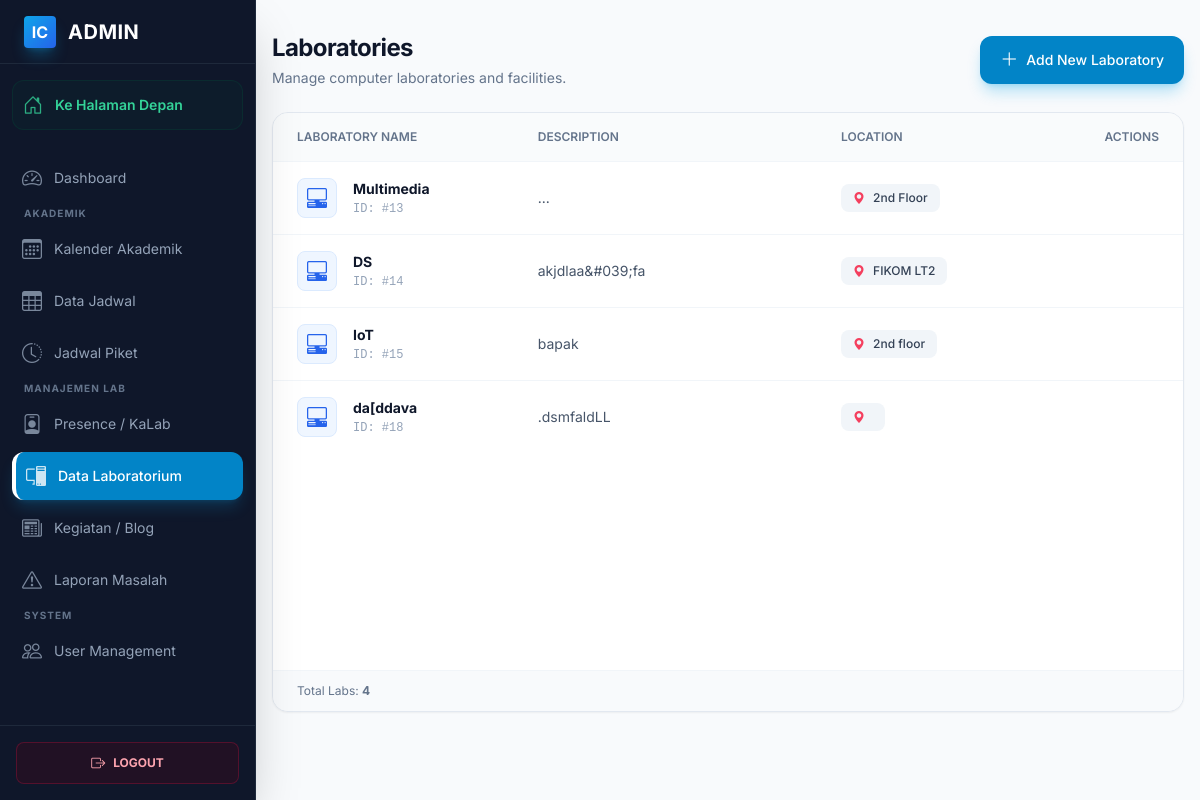
Before: /public/admin/laboratories (signed in) with the older database file.
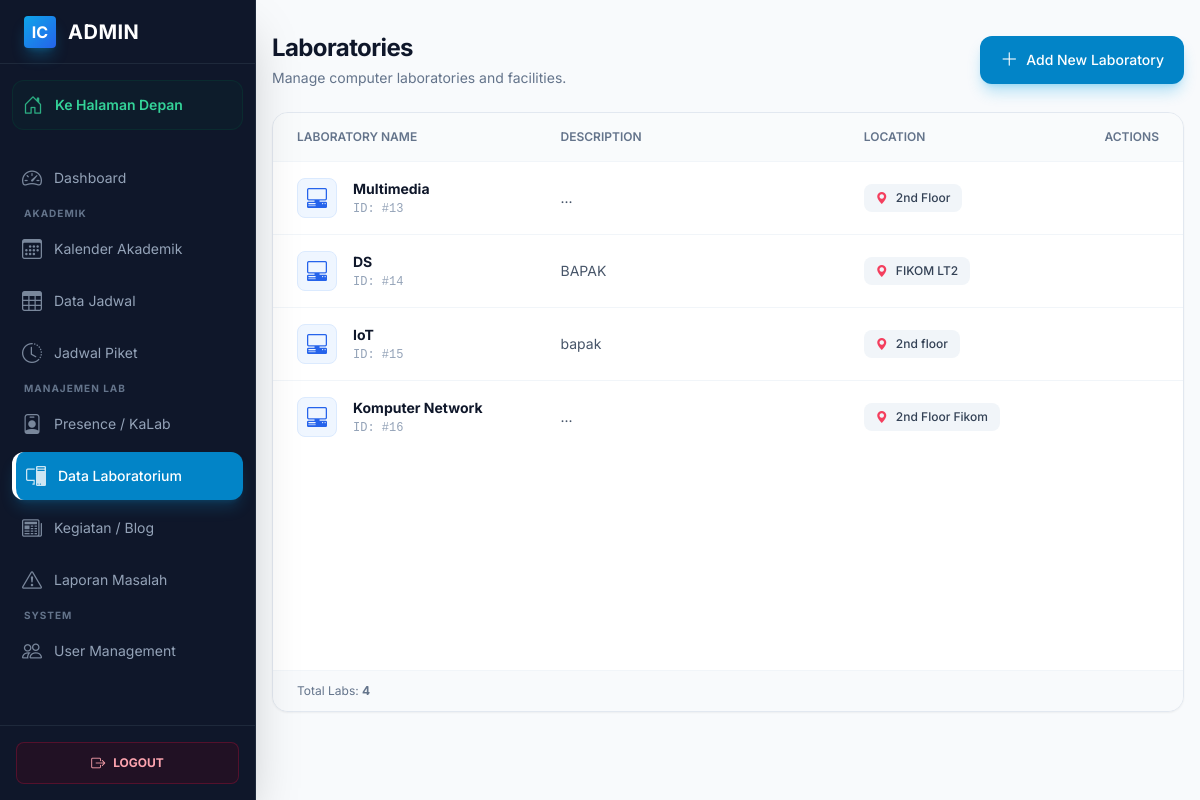
After: the same page with the newer database file.
### tables this page shows
CREATE TABLE `laboratories` (
  `id` int(11) NOT NULL,
  `lab_name` varchar(100) NOT NULL,
  `image` varchar(255) DEFAULT NULL,
  `description` text DEFAULT NULL,
  `pc_count` int(11) DEFAULT 0,
  `tv_count` int(11) DEFAULT 0,
  `location` varchar(100) DEFAULT NULL
);

### app/controllers/AdminController.php (called while the page is built, shortened)
<?php
class AdminController extends Controller
{
    public function listLaboratories()
    {
        $laboratoryModel = $this->model('LaboratoryModel');
        $data = ['laboratories' => $laboratoryModel->getAllLaboratories()];
        $this->view('admin/laboratories/list', $data);
    }
}

### app/core/Router.php (called while the page is built, shortened)
<?php
class Router {
    private $routes = [];
    private $params = [];
    private function addRoute($method, $uri, $controller) {
        $this->routes[] = [
            'method' => $method,
            'uri' => $uri,
            'controller' => $controller
        ];
    }
    public function dispatch() {
        $requestMethod = $_SERVER['REQUEST_METHOD'];
        $requestUri = $this->getRequestUri();
        foreach ($this->routes as $route) {
            if ($route['method'] !== $requestMethod) {
                continue;
            }
            if ($this->matchRoute($route['uri'], $requestUri)) {
                return $this->callController($route['controller']);
            }
        }
    }
    private function getRequestUri() {
        $uri = $_GET['url'] ?? '/';
        $uri = '/' . trim($uri, '/');
        return $uri;
    }
    private function matchRoute($pattern, $uri) {
        $pattern = preg_replace('/\/:([^\/]+)/', '/(?P<$1>[^/]+)', $pattern);
        $pattern = '#^' . $pattern . '$#';
        if (preg_match($pattern, $uri, $matches)) {
            $this->params = array_filter($matches, 'is_string', ARRAY_FILTER_USE_KEY);
            return true;
        }
        return false;
    }
    private function callController($controllerString) {
        list($controllerName, $method) = explode('@', $controllerString);
        $controller = new $controllerName();
        call_user_func_array([$controller, $method], $this->params);
    }
}

### public/index.php (called while the page is built, shortened)
<?php
require_once APP_PATH . '/core/Router.php';
require_once APP_PATH . '/core/Model.php';
require_once APP_PATH . '/config/database.php';
require_once APP_PATH . '/helpers/functions.php';
$router = new Router();
$router->dispatch();

### app/core/Model.php (called while the page is built, shortened)
<?php
class Model {
    protected $db;
    public function __construct() {
        $this->db = getDBConnection();
    }
    public function query($sql, $params = []) {
        $stmt = $this->db->prepare($sql);
        $stmt->execute($params);
        return $stmt->fetchAll();
    }
}

### app/config/database.php (called while the page is built, shortened)
<?php
function getDBConnection()
{
    static $pdo = null;
    if ($pdo === null) {
        try {
            $dsn = "mysql:host=" . DB_HOST . ";port=" . DB_PORT . ";dbname=" . DB_NAME . ";charset=" . DB_CHARSET;
            $options = [
                PDO::ATTR_ERRMODE            => PDO::ERRMODE_EXCEPTION,
                PDO::ATTR_DEFAULT_FETCH_MODE => PDO::FETCH_ASSOC,
                PDO::ATTR_EMULATE_PREPARES   => false,
            ];
            $pdo = new PDO($dsn, DB_USER, DB_PASS, $options);
        } catch (PDOException $e) {
            die("Database connection failed: " . $e->getMessage());
        }
    }
    return $pdo;
}

### app/models/LaboratoryModel.php (called while the page is built, shortened)
<?php
class LaboratoryModel extends Model
{
    public function getAllLaboratories()
    {
        $labs = $this->query("SELECT * FROM laboratories");
        return $labs;
    }
}

### app/helpers/functions.php (called while the page is built, shortened)
<?php
function e($string) {
    return htmlspecialchars($string, ENT_QUOTES, 'UTF-8');
}

### app/views/admin/laboratories/list.php (the view, shortened to what the changed rows need)
<?php include APP_PATH . '/views/layouts/header.php'; ?>
<div class="admin-layout antialiased bg-slate-50 min-h-screen">
    <main class="p-4 sm:ml-64 pt-8 transition-all duration-300">
        <div class="max-w-7xl mx-auto">
            <div class="flex flex-col sm:flex-row justify-between items-start sm:items-center mb-6 gap-4">
                <div>
                    <h1 class="text-2xl font-bold tracking-tight text-slate-900">Laboratories</h1>
                </div>
            </div>
            <div class="bg-white border border-slate-200 rounded-2xl shadow-sm overflow-hidden min-h-[600px] flex flex-col">
                <div class="overflow-x-auto w-full">
                    <table class="w-full text-sm text-left text-slate-600">
                        <thead class="text-xs text-slate-500 uppercase bg-slate-50/80 border-b border-slate-100">
                            <tr>
                                <th scope="col" class="px-6 py-4 font-semibold">Laboratory Name</th>
                                <th scope="col" class="px-6 py-4 font-semibold w-1/3">Description</th>
                                <th scope="col" class="px-6 py-4 font-semibold">Location</th>
                                <th scope="col" class="px-6 py-4 font-semibold text-right">Actions</th>
                            </tr>
                        </thead>
                        <tbody class="divide-y divide-slate-100">
                            <?php if (!empty($laboratories)): ?>
                                <?php foreach ($laboratories as $lab): ?>
                                    <tr class="group hover:bg-slate-50/80 transition-colors duration-200">
                                        <td class="px-6 py-4">
                                            <div class="flex items-center gap-4">
                                                <div class="w-10 h-10 rounded-lg bg-blue-50 text-blue-600 flex items-center justify-center shrink-0 border border-blue-100">
                                                    <i class="bi bi-pc-display-horizontal text-xl"></i>
                                                </div>
                                                <div>
                                                    <div class="font-bold text-slate-900"><?= e($lab['lab_name']) ?></div>
                                                    <div class="text-xs text-slate-400 font-mono mt-0.5">ID: #<?= e($lab['id']) ?></div>
                                                </div>
                                            </div>
                                        </td>
                                        <td class="px-6 py-4">
                                            <div class="text-slate-600 line-clamp-2 leading-relaxed" title="<?= e($lab['description']) ?>">
                                                <?= e($lab['description']) ?: '<span class="text-slate-400 italic">No description provided</span>' ?>
                                            </div>
                                        </td>
                                        <td class="px-6 py-4">
                                            <div class="flex items-center gap-2 text-slate-700 bg-slate-100 px-3 py-1.5 rounded-lg w-fit">
                                                <i class="bi bi-geo-alt-fill text-rose-500 text-xs"></i>
                                                <span class="font-medium text-xs"><?= e($lab['location']) ?></span>
                                            </div>
                                        </td>
                                        <td class="px-6 py-4 text-right">
                                        </td>
                                    </tr>
                                <?php endforeach; ?>
                            <?php endif; ?>
                        </tbody>
                    </table>
                </div>
            </div>
        </div>
    </main>
</div>
<?php include APP_PATH . '/views/admin/layouts/footer.php'; ?>

Changed rows visible on the page:
removed laboratories: lab_name "da[ddava", id "18", description ".dsmfaldLL"
changed laboratories "DS": description "akjdlaa&#039;fa" → "BAPAK"
added laboratories: lab_name "Komputer Network", id "16", description "...", location "2nd Floor Fikom"
